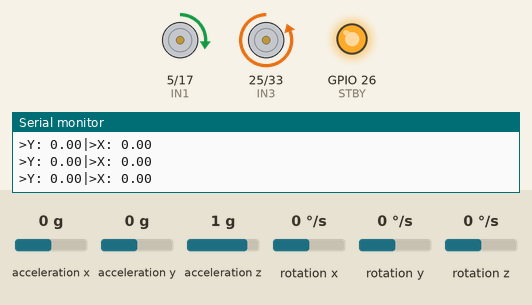
This program was run on a simulated ESP32. On the bench: motor-driver pin pairs drawn as motors (green arrow = first pin HIGH = forward, orange = second pin HIGH = backward, longer = more drive, scaled by the enable pin, stopped while the standby pin is LOW), output pins drawn as LEDs (lit = HIGH), the last lines printed to the serial monitor. The test bench sets the inputs (shaded band); at power-on: acceleration x 0 g, acceleration y 0 g, acceleration z 1 g, rotation x 0 °/s, rotation y 0 °/s, rotation z 0 °/s.

Above: at 1.2 s.
1.3 s: acceleration x set to 0.8 g
At 1.9 s:
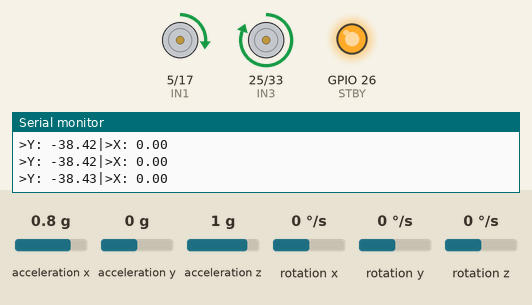
2.8 s: acceleration y set to -1.4 g
At 3.9 s:
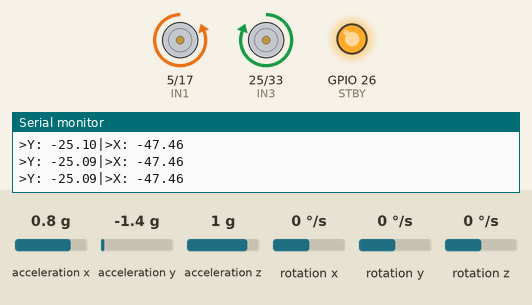
4.3 s: acceleration y set to 0 g
7.3 s: acceleration y set to -0.8 g
At 7.9 s:
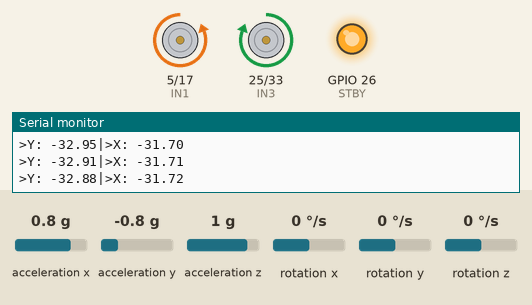
8.8 s: acceleration x set to 0.2 g
10.3 s: acceleration x set to -0.1 g
At 11.3 s:
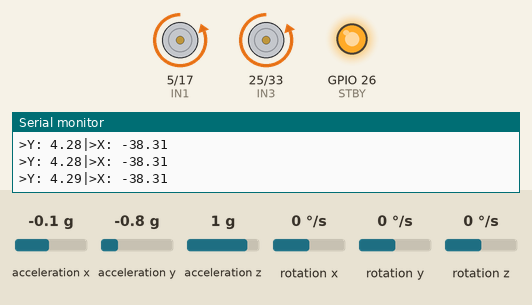
Timing chart, 0 to 12.9 s (numbered marks = the images above; inputs shaded):
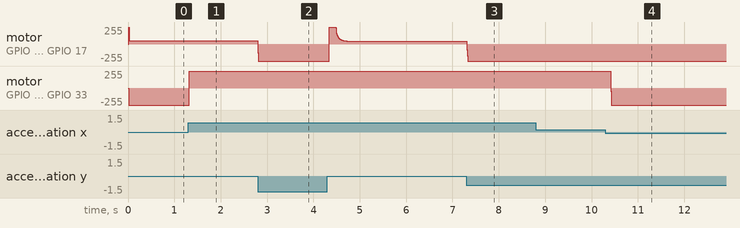

Measured:
- the behaviour switches between 0.1 and 0 g on acceleration x (found by bisection; images 3 and 4)
- after the input at 1.3 s, motor on GPIO 25 (IN3) / GPIO 33 (IN4): backward 255/255 → forward 255/255 at once
- after the input at 2.8 s, motor on GPIO 5 (IN1) / GPIO 17 (IN2): forward 46/255 → backward 255/255 at once
- after the input at 7.3 s, motor on GPIO 5 (IN1) / GPIO 17 (IN2): forward 45/255 → backward 255/255 at once
- after the input at 10.3 s, motor on GPIO 25 (IN3) / GPIO 33 (IN4): forward 255/255 → backward 255/255 after 0.11 s

The program:

main.cpp
```cpp
/*
B1: Đọc cảm biến IMU đơn giản
B2: Thêm Kalman Filter để lọc
B3: Điều khiển động cơ bằng TB6612
B4: Kết hợp IMU + TB6612 điều khiển động cơ theo góc Roll và Pitch
B5: Làm bộ PID điều khiển góc Pitch
B6: Làm bộ PID điều khiển góc Roll
B7: Compile tất cả
*/

//-------------------------Thư viện-------------------------//
#include <Arduino.h>
#include <MPU6050_tockn.h>
#include <Wire.h>
#include <SimpleKalmanFilter.h>

//-------------------------Cảm biến & Kalman-------------------------//
MPU6050 mpu6050(Wire);
SimpleKalmanFilter XKalman(5, 5, 0.1);  //0.01
SimpleKalmanFilter YKalman(5, 5, 0.1);

//-------------------------Biến góc-------------------------//
float XAngle, XAngle_Kalman;
float YAngle, YAngle_Kalman;

//------------------------PID Roll--------------------------//
const float kpX = 40.0; //40
const float kdX = 10.0; //10.
const float kiX = 00000.0;
float eprevX = 0;
float eintegralX = 0;
const float targetAngleX = -1.15;

//------------------------PID Pitch--------------------------//
const float kpY = 1000.0;  //111 120 111 500      600  700  1000 1000             1150       1000
const float kdY = 24;   //5.3 5.3 2.5   5.3      10   15         30    24 20.5  100 20.7    24
const float kiY = 0.0001; //             0.0001   0
float eprevY = 0;
float eintegralY = 0;

const float targetAngleY = -3.0;

//-------------------------Timing----------------------------//
const unsigned long sampleTime = 10;
unsigned long lastTime = 0;

//--------------------TB6612 ESP32 Pin-----------------------//
const int ENA = 16;
const int IN2 = 17;
const int IN1 = 5;
const int ENB = 32;
const int IN4 = 33;
const int IN3 = 25;
const int STBY = 26;

// LEDC Channels & Resolution
const int pwmFreq = 90000;      // 80 kHz
const int pwmResolution = 8;    // 8-bit resolution (0 - 255)
const int channelA = 0;         // For ENA
const int channelB = 1;         // For ENB


void setup() {
  Serial.begin(115200);
  Wire.begin();
  mpu6050.begin();
 // mpu6050.calcGyroOffsets(false);
  // TB6612 pins
  pinMode(ENA, OUTPUT);
  pinMode(ENB, OUTPUT);
  pinMode(IN1, OUTPUT);
  pinMode(IN2, OUTPUT);
  pinMode(IN3, OUTPUT);
  pinMode(IN4, OUTPUT);
  pinMode(STBY, OUTPUT);
  digitalWrite(STBY, HIGH);
  //digitalWrite(STBY,LOW);
  // Cấu hình LEDC cho PWM tốc độ cao
  ledcSetup(channelA, pwmFreq, pwmResolution);
  ledcAttachPin(ENA, channelA);

  ledcSetup(channelB, pwmFreq, pwmResolution);
  ledcAttachPin(ENB, channelB);
}

void loop() {
  if (millis() - lastTime >= sampleTime) {
    lastTime = millis();
    mpu6050.update();

    //---------------Đọc và lọc góc---------------//
    XAngle = mpu6050.getAngleX();
    YAngle = mpu6050.getAngleY();
    XAngle_Kalman = XKalman.updateEstimate(XAngle);
    YAngle_Kalman = YKalman.updateEstimate(YAngle);

    float deltaT = sampleTime / 1000.0;

    //=============== PID điều khiển trục Y (Pitch) =================//
    float errorY = targetAngleY - YAngle_Kalman;
    float dedtY = (errorY - eprevY) / deltaT;
    eintegralY += errorY * deltaT;
    float uY = kpY * errorY + kdY * dedtY + kiY * eintegralY;
int pwmY = constrain((int)fabs(uY), 0, 255);
    int dirY = (uY > 0) ? 1 : -1;

    if (dirY == 1) {
      digitalWrite(IN3, HIGH);
      digitalWrite(IN4, LOW);
    } else {
      digitalWrite(IN3, LOW);
      digitalWrite(IN4, HIGH);
    }
    ledcWrite(channelB, pwmY);
    eprevY = errorY;

    //=============== PID điều khiển trục X (Roll) =================//
    float errorX = targetAngleX - XAngle_Kalman;
    float dedtX = (errorX - eprevX) / deltaT;
    eintegralX += errorX * deltaT;
    float uX = kpX * errorX + kdX * dedtX + kiX * eintegralX;

    int pwmX = constrain((int)fabs(uX), 0, 255);
    int dirX = (uX > 0) ? -1 : 1;

    if (dirX == 1) {
      digitalWrite(IN1, HIGH);
      digitalWrite(IN2, LOW);
    } else {
      digitalWrite(IN1, LOW);
      digitalWrite(IN2, HIGH);
    }
    ledcWrite(channelA, pwmX);
    eprevX = errorX;

    //---------------Serial debug---------------//
    Serial.print(">Y: ");
    Serial.print(YAngle_Kalman);
    Serial.print("|");
    Serial.print(">X: ");
    Serial.println(XAngle_Kalman);
    //Serial.print(">pwmY: ");
    //Serial.println(pwmY);

    /*Serial.print(" | uY: ");
    Serial.print(uY);
    Serial.print(" || X: ");
    Serial.print(XAngle_Kalman);
    Serial.print(" | uX: ");
    Serial.println(uX);*/

  }
}
```
